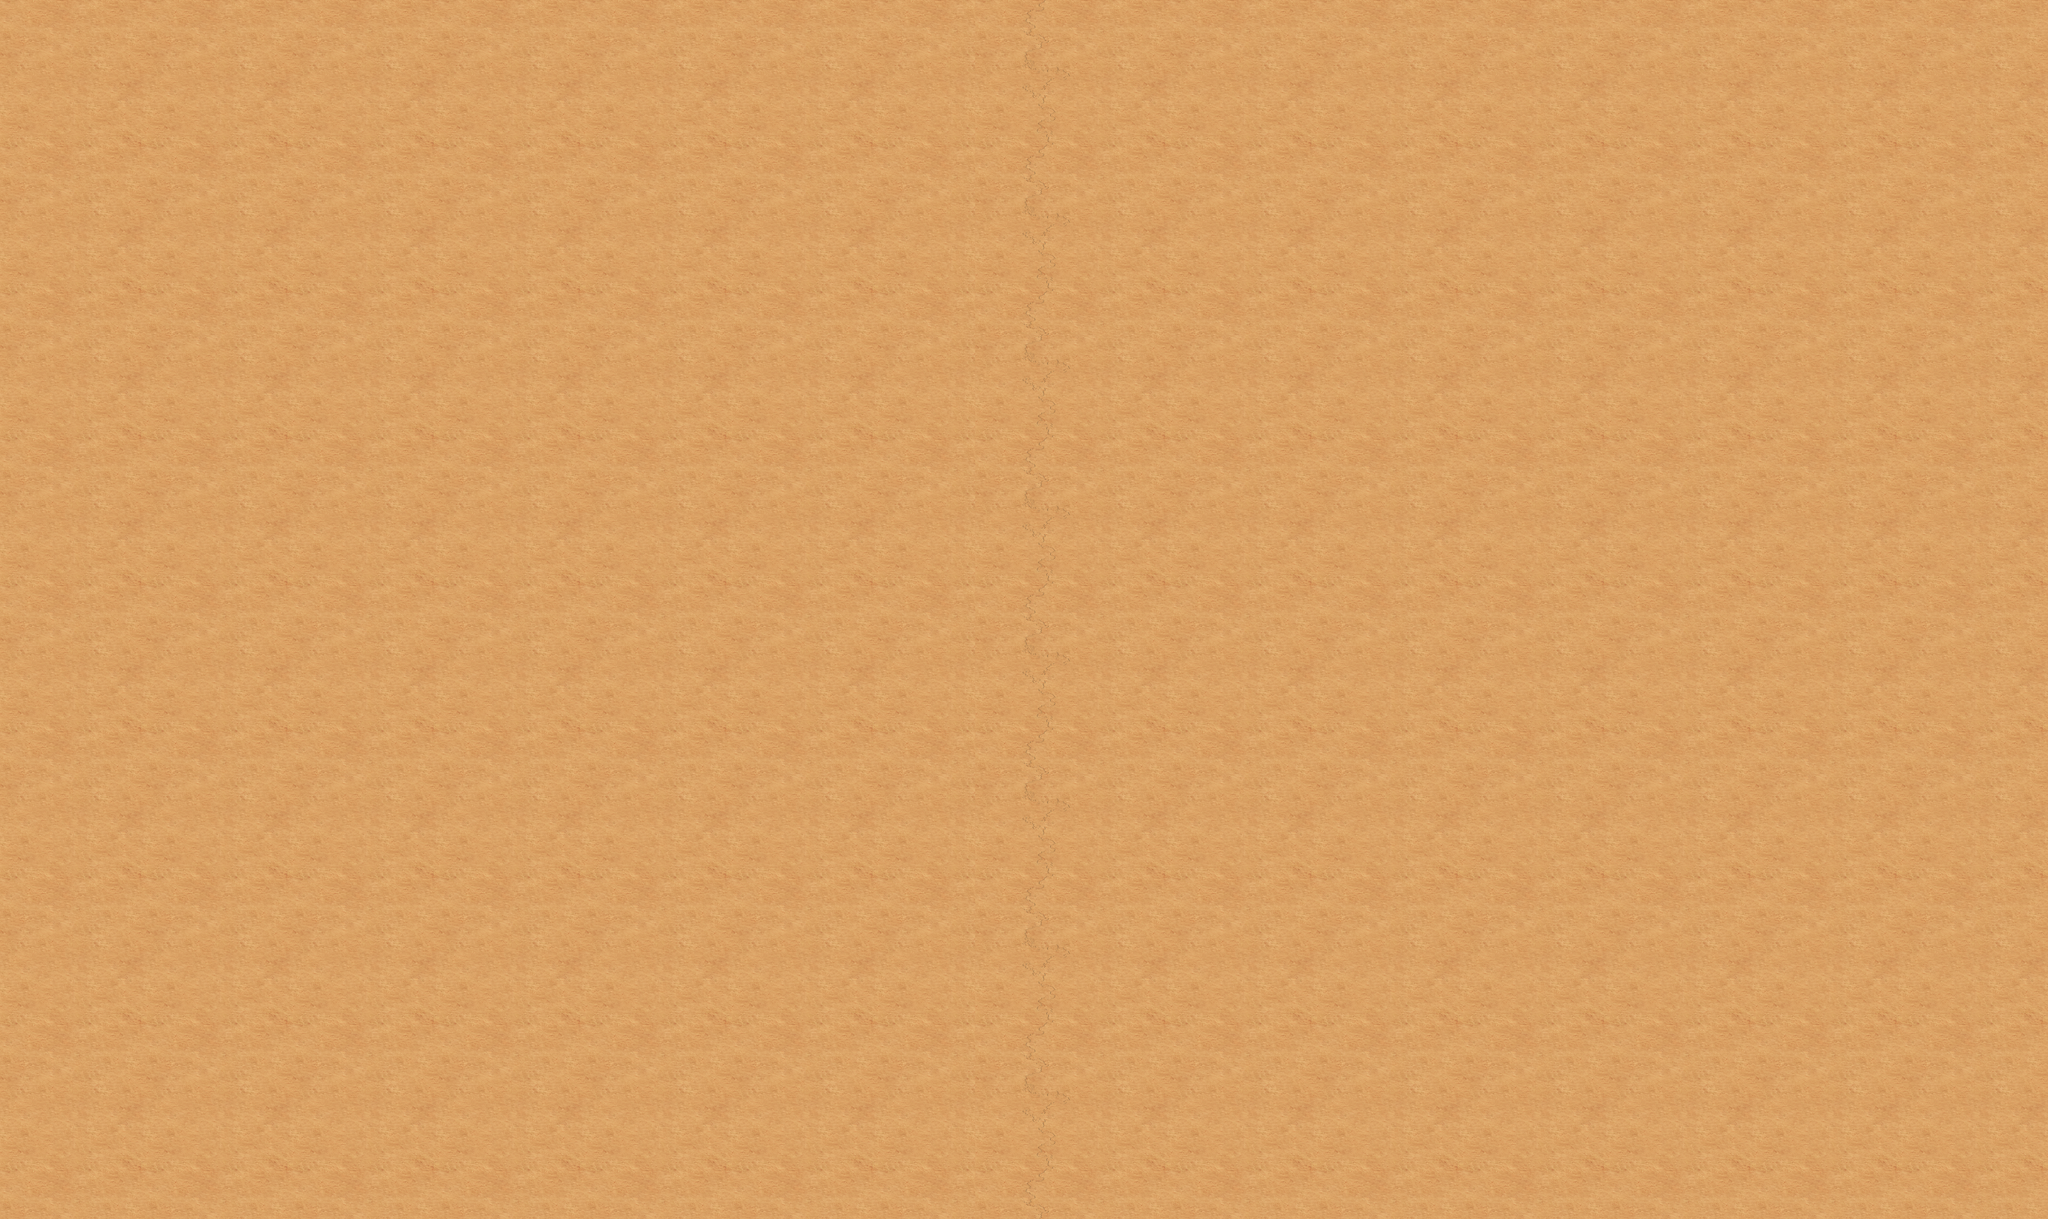

A 2D game scene composited from a Tiled map and its tileset images. What follows is a short description and the map's XML, with each tile layer's data collapsed to a summary:
An orthogonal 42x25 tile map with 160x160 px tiles, 2 tile layers (layer1, layer2).

<map version="1.0" orientation="orthogonal" width="42" height="25" tilewidth="160" tileheight="160">
 <tileset firstgid="1" name="terrain" tilewidth="160" tileheight="160">
  <image source="terrain.png" width="1440" height="1440" />
 </tileset>
 <layer name="layer1" width="42" height="25">
  <data>[1050 cells, 1050 non-empty, 9 distinct tile ids]</data>
 </layer>
 <layer name="layer2" width="42" height="25">
  <data>[1050 cells, 75 non-empty, 9 distinct tile ids]</data>
 </layer>
</map>
